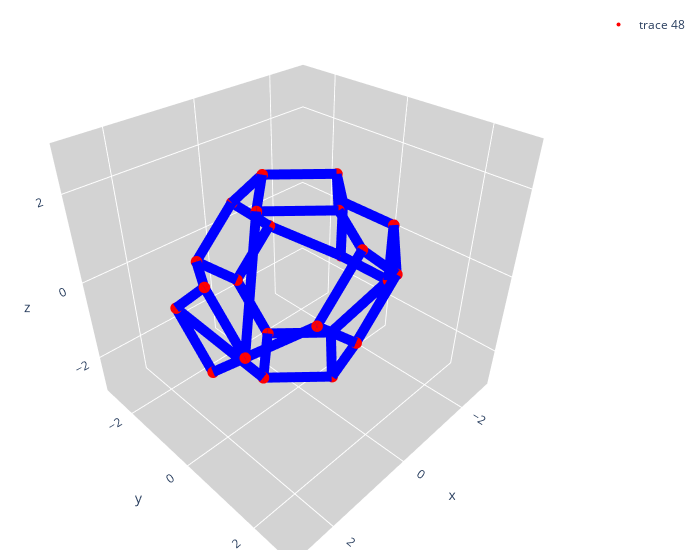

Notebook code for this chart:
### Code cell
import numpy as np
import json
import vtk
from vtk.util.numpy_support import numpy_to_vtk, numpy_to_vtkIdTypeArray


class Deformation:
    def apply(self, vertices):
        raise NotImplementedError("The deformation method must be implemented by subclasses")

class RotateDeformation(Deformation):
    def __init__(self, axis, direction=1, degree=90):
        self.axis = axis.lower()
        self.direction = direction
        self.degree = np.deg2rad(degree)  # Convert to radians

        if self.axis not in ['x', 'y', 'z']:
            raise ValueError("Axis must be 'x', 'y', or 'z'")

        self.rotation_matrix = self._create_rotation_matrix()

    def _create_rotation_matrix(self):
        cos_theta = np.cos(self.degree)
        sin_theta = np.sin(self.degree) * self.direction

        if self.axis == 'x':
            return np.array([
                [1, 0, 0],
                [0, cos_theta, -sin_theta],
                [0, sin_theta, cos_theta]
            ])
        elif self.axis == 'y':
            return np.array([
                [cos_theta, 0, sin_theta],
                [0, 1, 0],
                [-sin_theta, 0, cos_theta]
            ])
        elif self.axis == 'z':
            return np.array([
                [cos_theta, -sin_theta, 0],
                [sin_theta, cos_theta, 0],
                [0, 0, 1]
            ])

    def apply(self, vertices, indices_to_deform):
        vertices[indices_to_deform] = np.dot(vertices[indices_to_deform], self.rotation_matrix)
        return vertices

class ExtendDeformation(Deformation):
    def __init__(self, axis, distance=1):
        self.axis = axis.lower()
        self.distance = distance

        if self.axis not in ['x', 'y', 'z']:
            raise ValueError("Axis must be 'x', 'y', or 'z'")

    def apply(self, vertices, indices_to_deform):
        axis_index = {'x': 0, 'y': 1, 'z': 2}[self.axis]
        vertices[indices_to_deform, axis_index] += self.distance
        return vertices

class ShiftDeformation(Deformation):
    def __init__(self, axis, direction, distance=0.5):
        self.axis = axis.lower()
        self.direction = np.deg2rad(direction)  # Convert direction angle to radians
        self.distance = distance

        if self.axis not in ['x', 'y', 'z']:
            raise ValueError("Axis must be 'x', 'y', or 'z'")

    def apply(self, vertices, indices_to_deform):
        # axis_index is the index of the axis that we want to shift along (e.g., 0 for x, 1 for y, 2 for z)
        axis_index = {'x': 0, 'y': 1, 'z': 2}[self.axis]

        # Calculate the shift components along the two axes orthogonal to the specified axis
        shift_vector = np.zeros(vertices.shape[1])
        orthogonal_axis_1 = (axis_index + 1) % 3
        orthogonal_axis_2 = (axis_index + 2) % 3

        # Apply trigonometric functions to determine the components of the shift
        shift_vector[orthogonal_axis_1] = np.cos(self.direction) * self.distance
        shift_vector[orthogonal_axis_2] = np.sin(self.direction) * self.distance

        # Apply the shift to the vertices
        vertices[indices_to_deform] += shift_vector

        return vertices

class DeformManager:
    def __init__(self, vertices):
        self.vertices = vertices

    def _get_direction_from_code(self, axis_code):
        # Convert axis_code back to direction string
        direction_map = {
            1: "+x", -1: "-x",
            2: "+y", -2: "-y",
            3: "+z", -3: "-z"
        }
        return direction_map[axis_code]


    def _get_indices_for_direction(self, direction):
        # Mapping from direction to indices
        direction_map = {
            "+x": [4, 5, 6, 7],
            "-x": [16, 17, 18, 19],
            "+y": [8, 9, 10, 11],
            "-y": [20, 21, 22, 23],
            "+z": [0, 1, 2, 3],
            "-z": [12, 13, 14, 15],
        }
        return direction_map[direction]

    def matrix(self, deformation_matrix):
        for deformation in deformation_matrix:
            operation = int(deformation[0])
            axis_code = int(deformation[1])
            distance = deformation[2]
            degree = deformation[3]

            # Decode axis_code back to direction string (e.g., "+x")
            direction = self._get_direction_from_code(axis_code)

            # Get indices for this direction
            indices_to_deform = self._get_indices_for_direction(direction)

            if operation == 0:  # Rotate
                self.rotate(direction, degree)
            elif operation == 1:  # Extend
                self.extend(direction, distance)
            elif operation == 2:  # Shift
                self.shift(direction, degree, distance)

        return self.vertices



    def rotate(self, direction, degree=90):
        axis = direction[1]  # 'x', 'y', or 'z'
        sign = 1 if direction[0] == '+' else -1  # Determine direction of rotation

        rotation = RotateDeformation(axis, direction=sign, degree=degree)
        indices_to_deform = self._get_indices_for_direction(direction)
        self.vertices = rotation.apply(self.vertices.copy(), indices_to_deform)  # Apply on a copy to maintain continuous deformation
        return self.vertices

    def extend(self, direction, distance=1):
        axis = direction[1]  # 'x', 'y', or 'z'
        sign = 1 if direction[0] == '+' else -1  # Determine direction of extension

        extend = ExtendDeformation(axis, distance * sign)
        indices_to_deform = self._get_indices_for_direction(direction)
        self.vertices = extend.apply(self.vertices.copy(), indices_to_deform)
        return self.vertices

    def shift(self, direction, degree, distance=0.5):
        axis = direction[1]  # 'x', 'y', or 'z'

        shift = ShiftDeformation(axis, degree, distance)
        indices_to_deform = self._get_indices_for_direction(direction)
        self.vertices = shift.apply(self.vertices.copy(), indices_to_deform)
        return self.vertices

class KelvinCell:
    def __init__(self, vertices, hex_faces):
        self.original_vertices = vertices.astype(np.float64).copy()  # Keep the original vertices
        self.vertices = vertices.astype(np.float64)  # Ensure vertices are of float type
        self.hex_faces = hex_faces
        self.connectivity = self._generate_connectivity()
        self.deform = DeformManager(self.vertices)  # 初始化DeformManager
        self.center = [0,0,0]
        self.beam_radius = 0.03

    def _generate_connectivity(self):
        connectivity = []
        for hexagon in self.hex_faces:
            for i in range(len(hexagon)):
                start_point = hexagon[i]
                end_point = hexagon[(i + 1) % len(hexagon)]
                connectivity.append((start_point, end_point))
        return connectivity

    def calculate_stiffness(self):
        # Placeholder: Implement stiffness calculation
        pass

    def to_xml(self, vertices_file, connectivity_file):
        # Export vertices to XML
        pass

    def generate_mesh(self, file_name="kc_beam_mesh.vtk"):
        points = vtk.vtkPoints()
        cells = vtk.vtkCellArray()

        # Add points to the VTK Points object
        for i, vertex in enumerate(self.vertices):
            points.InsertNextPoint(vertex[0], vertex[1], vertex[2])

        # Create and add lines to the VTK CellArray
        for start, end in self.connectivity:
            line = vtk.vtkLine()
            line.GetPointIds().SetId(0, start)
            line.GetPointIds().SetId(1, end)
            cells.InsertNextCell(line)

        # Create an unstructured grid
        unstructured_grid = vtk.vtkUnstructuredGrid()
        unstructured_grid.SetPoints(points)
        unstructured_grid.SetCells(vtk.VTK_LINE, cells)

        # Write the grid to a file
        writer = vtk.vtkUnstructuredGridWriter()
        writer.SetFileName(file_name)
        writer.SetInputData(unstructured_grid)
        writer.Write()

        print(f"Mesh saved to {file_name}")

    def show_mesh(self):
        fig = go.Figure()

        for start, end in self.connectivity:
            start_coords = self.vertices[start]
            end_coords = self.vertices[end]

            x = [start_coords[0], end_coords[0]]
            y = [start_coords[1], end_coords[1]]
            z = [start_coords[2], end_coords[2]]

            fig.add_trace(go.Scatter3d(
                x=x, y=y, z=z,
                mode='lines',
                line=dict(width=self.beam_radius*10, color='green')
            ))

        fig.update_layout(scene=dict(
            xaxis=dict(nticks=4, range=[-3, 3], showbackground=True, backgroundcolor="lightgrey"),
            yaxis=dict(nticks=4, range=[-3, 3], showbackground=True, backgroundcolor="lightgrey"),
            zaxis=dict(nticks=4, range=[-3, 3], showbackground=True, backgroundcolor="lightgrey"),
        ),
        width=700,
        margin=dict(r=20, l=10, b=10, t=10))

        fig.show()

    def visualize(self):
        fig = go.Figure()

        # Draw the beams (connectivity)
        for start, end in self.connectivity:
            x = [self.vertices[start][0], self.vertices[end][0]]
            y = [self.vertices[start][1], self.vertices[end][1]]
            z = [self.vertices[start][2], self.vertices[end][2]]

            fig.add_trace(go.Scatter3d(
                x=x, y=y, z=z,
                mode='lines',
                line=dict(color='blue', width=20),
                showlegend=False
            ))

        # Draw the vertices
        fig.add_trace(go.Scatter3d(
            x=self.vertices[:, 0], y=self.vertices[:, 1], z=self.vertices[:, 2],
            mode='markers',
            marker=dict(size=4, color='red')
        ))

        # Set the layout for better visualization
        fig.update_layout(scene=dict(
            xaxis=dict(nticks=4, range=[-3, 3], showbackground=True, backgroundcolor="lightgrey"),
            yaxis=dict(nticks=4, range=[-3, 3], showbackground=True, backgroundcolor="lightgrey"),
            zaxis=dict(nticks=4, range=[-3, 3], showbackground=True, backgroundcolor="lightgrey"),
        ),
        width=700,
        margin=dict(r=20, l=10, b=10, t=10))

        fig.show()

kc = KelvinCell(vertices, hex_faces)

# Rotate the quadrilateral in the +x direction around the x-axis by 90 degrees
kc.deform.rotate("+x", degree=90)

kc.deform.extend("+x", distance =0.2)

kc.deform.rotate("-x", degree = 45)

kc.deform.shift("+y", degree = 30, distance = 1)

kc.vertices = kc.deform.vertices # update the deformed vertices

# Shift the quadrilateral in the +x direction by 0.5 units along a 90 degree direction
kc.visualize()

### Figure 1 — Plotly figure (JSON) as saved in the notebook; plotly's stock layout.template omitted (floating-point values rounded to 4 significant figures)
{"data": [{"line": {"color": "blue", "width": 20}, "mode": "lines", "showlegend": false, "type": "scatter3d", "x": [1, 2.2], "y": [0, 1], "z": [2, 6.123e-17]}, {"line": {"color": "blue", "width": 20}, "mode": "lines", "showlegend": false, "type": "scatter3d", "x": [2.2, 2.2], "y": [1, 6.123e-17], "z": [6.123e-17, -1]}, {"line": {"color": "blue", "width": 20}, "mode": "lines", "showlegend": false, "type": "scatter3d", "x": [2.2, 1.5], "y": [6.123e-17, 2], "z": [-1, 0.866]}, {"line": {"color": "blue", "width": 20}, "mode": "lines", "showlegend": false, "type": "scatter3d", "x": [1.5, 0.5], "y": [2, 2], "z": [0.866, 1.866]}, {"line": {"color": "blue", "width": 20}, "mode": "lines", "showlegend": false, "type": "scatter3d", "x": [0.5, 0], "y": [2, 1], "z": [1.866, 2]}, {"line": {"color": "blue", "width": 20}, "mode": "lines", "showlegend": false, "type": "scatter3d", "x": [0, 1], "y": [1, 0], "z": [2, 2]}, {"line": {"color": "blue", "width": 20}, "mode": "lines", "showlegend": false, "type": "scatter3d", "x": [-2, -1], "y": [-0.7071, 0], "z": [0.7071, 2]}, {"line": {"color": "blue", "width": 20}, "mode": "lines", "showlegend": false, "type": "scatter3d", "x": [-1, 0], "y": [0, 1], "z": [2, 2]}, {"line": {"color": "blue", "width": 20}, "mode": "lines", "showlegend": false, "type": "scatter3d", "x": [0, 0.5], "y": [1, 2], "z": [2, 1.866]}, {"line": {"color": "blue", "width": 20}, "mode": "lines", "showlegend": false, "type": "scatter3d", "x": [0.5, -0.5], "y": [2, 2], "z": [1.866, 0.866]}, {"line": {"color": "blue", "width": 20}, "mode": "lines", "showlegend": false, "type": "scatter3d", "x": [-0.5, -2], "y": [2, 0.7071], "z": [0.866, 0.7071]}, {"line": {"color": "blue", "width": 20}, "mode": "lines", "showlegend": false, "type": "scatter3d", "x": [-2, -2], "y": [0.7071, -0.7071], "z": [0.7071, 0.7071]}, {"line": {"color": "blue", "width": 20}, "mode": "lines", "showlegend": false, "type": "scatter3d", "x": [-1, 0], "y": [-2, -2], "z": [0, 1]}, {"line": {"color": "blue", "width": 20}, "mode": "lines", "showlegend": false, "type": "scatter3d", "x": [0, 0], "y": [-2, -1], "z": [1, 2]}, {"line": {"color": "blue", "width": 20}, "mode": "lines", "showlegend": false, "type": "scatter3d", "x": [0, -1], "y": [-1, 0], "z": [2, 2]}, {"line": {"color": "blue", "width": 20}, "mode": "lines", "showlegend": false, "type": "scatter3d", "x": [-1, -2], "y": [0, -0.7071], "z": [2, 0.7071]}, {"line": {"color": "blue", "width": 20}, "mode": "lines", "showlegend": false, "type": "scatter3d", "x": [-2, -2], "y": [-0.7071, -0.7071], "z": [0.7071, -0.7071]}, {"line": {"color": "blue", "width": 20}, "mode": "lines", "showlegend": false, "type": "scatter3d", "x": [-2, -1], "y": [-0.7071, -2], "z": [-0.7071, 0]}, {"line": {"color": "blue", "width": 20}, "mode": "lines", "showlegend": false, "type": "scatter3d", "x": [0, 1], "y": [-2, -2], "z": [1, 0]}, {"line": {"color": "blue", "width": 20}, "mode": "lines", "showlegend": false, "type": "scatter3d", "x": [1, 2.2], "y": [-2, -6.123e-17], "z": [0, 1]}, {"line": {"color": "blue", "width": 20}, "mode": "lines", "showlegend": false, "type": "scatter3d", "x": [2.2, 2.2], "y": [-6.123e-17, 1], "z": [1, 6.123e-17]}, {"line": {"color": "blue", "width": 20}, "mode": "lines", "showlegend": false, "type": "scatter3d", "x": [2.2, 1], "y": [1, 0], "z": [6.123e-17, 2]}, {"line": {"color": "blue", "width": 20}, "mode": "lines", "showlegend": false, "type": "scatter3d", "x": [1, 0], "y": [0, -1], "z": [2, 2]}, {"line": {"color": "blue", "width": 20}, "mode": "lines", "showlegend": false, "type": "scatter3d", "x": [0, 0], "y": [-1, -2], "z": [2, 1]}, {"line": {"color": "blue", "width": 20}, "mode": "lines", "showlegend": false, "type": "scatter3d", "x": [1, 2.2], "y": [0, -1], "z": [-2, -6.123e-17]}, {"line": {"color": "blue", "width": 20}, "mode": "lines", "showlegend": false, "type": "scatter3d", "x": [2.2, 2.2], "y": [-1, 6.123e-17], "z": [-6.123e-17, -1]}, {"line": {"color": "blue", "width": 20}, "mode": "lines", "showlegend": false, "type": "scatter3d", "x": [2.2, 1.5], "y": [6.123e-17, 2], "z": [-1, 0.866]}, {"line": {"color": "blue", "width": 20}, "mode": "lines", "showlegend": false, "type": "scatter3d", "x": [1.5, 0.5], "y": [2, 2], "z": [0.866, -0.134]}, {"line": {"color": "blue", "width": 20}, "mode": "lines", "showlegend": false, "type": "scatter3d", "x": [0.5, 0], "y": [2, 1], "z": [-0.134, -2]}, {"line": {"color": "blue", "width": 20}, "mode": "lines", "showlegend": false, "type": "scatter3d", "x": [0, 1], "y": [1, 0], "z": [-2, -2]}, {"line": {"color": "blue", "width": 20}, "mode": "lines", "showlegend": false, "type": "scatter3d", "x": [-2, -1], "y": [0.7071, 0], "z": [-0.7071, -2]}, {"line": {"color": "blue", "width": 20}, "mode": "lines", "showlegend": false, "type": "scatter3d", "x": [-1, 0], "y": [0, 1], "z": [-2, -2]}, {"line": {"color": "blue", "width": 20}, "mode": "lines", "showlegend": false, "type": "scatter3d", "x": [0, 0.5], "y": [1, 2], "z": [-2, -0.134]}, {"line": {"color": "blue", "width": 20}, "mode": "lines", "showlegend": false, "type": "scatter3d", "x": [0.5, -0.5], "y": [2, 2], "z": [-0.134, 0.866]}, {"line": {"color": "blue", "width": 20}, "mode": "lines", "showlegend": false, "type": "scatter3d", "x": [-0.5, -2], "y": [2, 0.7071], "z": [0.866, 0.7071]}, {"line": {"color": "blue", "width": 20}, "mode": "lines", "showlegend": false, "type": "scatter3d", "x": [-2, -2], "y": [0.7071, 0.7071], "z": [0.7071, -0.7071]}, {"line": {"color": "blue", "width": 20}, "mode": "lines", "showlegend": false, "type": "scatter3d", "x": [-1, 0], "y": [-2, -2], "z": [0, -1]}, {"line": {"color": "blue", "width": 20}, "mode": "lines", "showlegend": false, "type": "scatter3d", "x": [0, 0], "y": [-2, -1], "z": [-1, -2]}, {"line": {"color": "blue", "width": 20}, "mode": "lines", "showlegend": false, "type": "scatter3d", "x": [0, -1], "y": [-1, 0], "z": [-2, -2]}, {"line": {"color": "blue", "width": 20}, "mode": "lines", "showlegend": false, "type": "scatter3d", "x": [-1, -2], "y": [0, 0.7071], "z": [-2, -0.7071]}, {"line": {"color": "blue", "width": 20}, "mode": "lines", "showlegend": false, "type": "scatter3d", "x": [-2, -2], "y": [0.7071, -0.7071], "z": [-0.7071, -0.7071]}, {"line": {"color": "blue", "width": 20}, "mode": "lines", "showlegend": false, "type": "scatter3d", "x": [-2, -1], "y": [-0.7071, -2], "z": [-0.7071, 0]}, {"line": {"color": "blue", "width": 20}, "mode": "lines", "showlegend": false, "type": "scatter3d", "x": [0, 1], "y": [-2, -2], "z": [-1, 0]}, {"line": {"color": "blue", "width": 20}, "mode": "lines", "showlegend": false, "type": "scatter3d", "x": [1, 2.2], "y": [-2, -6.123e-17], "z": [0, 1]}, {"line": {"color": "blue", "width": 20}, "mode": "lines", "showlegend": false, "type": "scatter3d", "x": [2.2, 2.2], "y": [-6.123e-17, -1], "z": [1, -6.123e-17]}, {"line": {"color": "blue", "width": 20}, "mode": "lines", "showlegend": false, "type": "scatter3d", "x": [2.2, 1], "y": [-1, 0], "z": [-6.123e-17, -2]}, {"line": {"color": "blue", "width": 20}, "mode": "lines", "showlegend": false, "type": "scatter3d", "x": [1, 0], "y": [0, -1], "z": [-2, -2]}, {"line": {"color": "blue", "width": 20}, "mode": "lines", "showlegend": false, "type": "scatter3d", "x": [0, 0], "y": [-1, -2], "z": [-2, -1]}, {"marker": {"color": "red", "size": 4}, "mode": "markers", "type": "scatter3d", "x": [1, 0, -1, 0, 2.2, 2.2, 2.2, 2.2, 0.5, 1.5, 0.5, -0.5, 1, 0, -1, 0, -2, -2, -2, -2, 0, 1, 0, -1], "y": [0, 1, 0, -1, 6.123e-17, 1, -6.123e-17, -1, 2, 2, 2, 2, 0, 1, 0, -1, 0.7071, -0.7071, -0.7071, 0.7071, -2, -2, -2, -2], "z": [2, 2, 2, 2, -1, 6.123e-17, 1, -6.123e-17, 1.866, 0.866, -0.134, 0.866, -2, -2, -2, -2, 0.7071, 0.7071, -0.7071, -0.7071, 1, 0, -1, 0]}], "layout": {"margin": {"b": 10, "l": 10, "r": 20, "t": 10}, "scene": {"xaxis": {"backgroundcolor": "lightgrey", "nticks": 4, "range": [-3, 3], "showbackground": true}, "yaxis": {"backgroundcolor": "lightgrey", "nticks": 4, "range": [-3, 3], "showbackground": true}, "zaxis": {"backgroundcolor": "lightgrey", "nticks": 4, "range": [-3, 3], "showbackground": true}}, "width": 700}}
